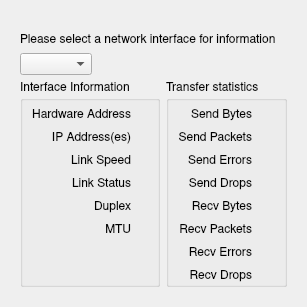
      <widget class="QWidget" name="tab_info">
       <attribute name="title">
        <string>Info</string>
       </attribute>
       <layout class="QVBoxLayout" name="verticalLayout_16">
        <property name="leftMargin">
         <number>20</number>
        </property>
        <property name="topMargin">
         <number>34</number>
        </property>
        <property name="rightMargin">
         <number>20</number>
        </property>
        <property name="bottomMargin">
         <number>20</number>
        </property>
        <item>
         <widget class="QLabel" name="label_18">
          <property name="sizePolicy">
           <sizepolicy hsizetype="Preferred" vsizetype="Fixed">
            <horstretch>0</horstretch>
            <verstretch>0</verstretch>
           </sizepolicy>
          </property>
          <property name="font">
           <font>
            <family>Nimbus Sans</family>
           </font>
          </property>
          <property name="text">
           <string>Please select a network interface for information</string>
          </property>
         </widget>
        </item>
        <item alignment="Qt::AlignLeft">
         <widget class="QComboBox" name="info_nic_list_combobox">
          <property name="font">
           <font>
            <family>Nimbus Sans</family>
           </font>
          </property>
         </widget>
        </item>
        <item>
         <layout class="QHBoxLayout" name="horizontalLayout_12">
          <item>
           <widget class="QGroupBox" name="groupBox">
            <property name="font">
             <font>
              <family>Nimbus Sans</family>
             </font>
            </property>
            <property name="title">
             <string>Interface Information</string>
            </property>
            <layout class="QGridLayout" name="gridLayout_3">
             <property name="leftMargin">
              <number>9</number>
             </property>
             <property name="topMargin">
              <number>9</number>
             </property>
             <property name="rightMargin">
              <number>9</number>
             </property>
             <property name="bottomMargin">
              <number>0</number>
             </property>
             <property name="spacing">
              <number>9</number>
             </property>
             <item row="5" column="0" alignment="Qt::AlignTop">
              <widget class="QLabel" name="info_stats_mtu">
               <property name="font">
                <font>
                 <family>Nimbus Sans</family>
                </font>
               </property>
               <property name="text">
                <string>MTU</string>
               </property>
               <property name="alignment">
                <set>Qt::AlignRight|Qt::AlignTop|Qt::AlignTrailing</set>
               </property>
              </widget>
             </item>
             <item row="0" column="0">
              <widget class="QLabel" name="info_hardware_address">
               <property name="font">
                <font>
                 <family>Nimbus Sans</family>
                </font>
               </property>
               <property name="text">
                <string>Hardware Address</string>
               </property>
               <property name="alignment">
                <set>Qt::AlignRight|Qt::AlignTop|Qt::AlignTrailing</set>
               </property>
              </widget>
             </item>
             <item row="4" column="0" alignment="Qt::AlignTop">
              <widget class="QLabel" name="info_stats_duplex">
               <property name="font">
                <font>
                 <family>Nimbus Sans</family>
                </font>
               </property>
               <property name="text">
                <string>Duplex</string>
               </property>
               <property name="alignment">
                <set>Qt::AlignRight|Qt::AlignTop|Qt::AlignTrailing</set>
               </property>
              </widget>
             </item>
             <item row="2" column="0">
              <widget class="QLabel" name="label_9">
               <property name="font">
                <font>
                 <family>Nimbus Sans</family>
                </font>
               </property>
               <property name="text">
                <string>Link Speed</string>
               </property>
               <property name="alignment">
                <set>Qt::AlignRight|Qt::AlignTop|Qt::AlignTrailing</set>
               </property>
              </widget>
             </item>
             <item row="2" column="1">
              <widget class="QLabel" name="info_stats_speed_value">
               <property name="sizePolicy">
                <sizepolicy hsizetype="MinimumExpanding" vsizetype="Preferred">
                 <horstretch>0</horstretch>
                 <verstretch>0</verstretch>
                </sizepolicy>
               </property>
               <property name="font">
                <font>
                 <family>Nimbus Sans</family>
                </font>
               </property>
               <property name="text">
                <string/>
               </property>
               <property name="alignment">
                <set>Qt::AlignLeading|Qt::AlignLeft|Qt::AlignTop</set>
               </property>
              </widget>
             </item>
             <item row="1" column="0">
              <widget class="QLabel" name="info_addrs">
               <property name="font">
                <font>
                 <family>Nimbus Sans</family>
                </font>
               </property>
               <property name="text">
                <string>IP Address(es)</string>
               </property>
               <property name="alignment">
                <set>Qt::AlignRight|Qt::AlignTop|Qt::AlignTrailing</set>
               </property>
              </widget>
             </item>
             <item row="3" column="0">
              <widget class="QLabel" name="info_stats_status">
               <property name="font">
                <font>
                 <family>Nimbus Sans</family>
                </font>
               </property>
               <property name="text">
                <string>Link Status</string>
               </property>
               <property name="alignment">
                <set>Qt::AlignRight|Qt::AlignTop|Qt::AlignTrailing</set>
               </property>
              </widget>
             </item>
             <item row="0" column="1">
              <widget class="QLabel" name="info_hardware_address_value">
               <property name="font">
                <font>
                 <family>Nimbus Sans</family>
                </font>
               </property>
               <property name="text">
                <string/>
               </property>
              </widget>
             </item>
             <item row="6" column="0" colspan="2">
              <spacer name="verticalSpacer_5">
               <property name="orientation">
                <enum>Qt::Vertical</enum>
               </property>
               <property name="sizeType">
                <enum>QSizePolicy::MinimumExpanding</enum>
               </property>
               <property name="sizeHint" stdset="0">
                <size>
                 <width>20</width>
                 <height>0</height>
                </size>
               </property>
              </spacer>
             </item>
             <item row="1" column="1">
              <widget class="QLabel" name="info_addrs_value">
               <property name="sizePolicy">
                <sizepolicy hsizetype="Preferred" vsizetype="Preferred">
                 <horstretch>0</horstretch>
                 <verstretch>0</verstretch>
                </sizepolicy>
               </property>
               <property name="font">
                <font>
                 <family>Nimbus Sans</family>
                </font>
               </property>
               <property name="text">
                <string/>
               </property>
               <property name="textFormat">
                <enum>Qt::AutoText</enum>
               </property>
               <property name="alignment">
                <set>Qt::AlignLeading|Qt::AlignLeft|Qt::AlignTop</set>
               </property>
               <property name="wordWrap">
                <bool>false</bool>
               </property>
              </widget>
             </item>
             <item row="5" column="1">
              <widget class="QLabel" name="info_stats_mtu_value">
               <property name="sizePolicy">
                <sizepolicy hsizetype="MinimumExpanding" vsizetype="Preferred">
                 <horstretch>0</horstretch>
                 <verstretch>0</verstretch>
                </sizepolicy>
               </property>
               <property name="font">
                <font>
                 <family>Nimbus Sans</family>
                </font>
               </property>
               <property name="text">
                <string/>
               </property>
               <property name="alignment">
                <set>Qt::AlignLeading|Qt::AlignLeft|Qt::AlignTop</set>
               </property>
              </widget>
             </item>
             <item row="4" column="1">
              <widget class="QLabel" name="info_stats_duplex_value">
               <property name="sizePolicy">
                <sizepolicy hsizetype="MinimumExpanding" vsizetype="Preferred">
                 <horstretch>0</horstretch>
                 <verstretch>0</verstretch>
                </sizepolicy>
               </property>
               <property name="font">
                <font>
                 <family>Nimbus Sans</family>
                </font>
               </property>
               <property name="text">
                <string/>
               </property>
               <property name="alignment">
                <set>Qt::AlignLeading|Qt::AlignLeft|Qt::AlignTop</set>
               </property>
              </widget>
             </item>
             <item row="3" column="1">
              <widget class="QLabel" name="info_stats_status_value">
               <property name="sizePolicy">
                <sizepolicy hsizetype="MinimumExpanding" vsizetype="Preferred">
                 <horstretch>0</horstretch>
                 <verstretch>0</verstretch>
                </sizepolicy>
               </property>
               <property name="font">
                <font>
                 <family>Nimbus Sans</family>
                </font>
               </property>
               <property name="text">
                <string/>
               </property>
               <property name="alignment">
                <set>Qt::AlignLeading|Qt::AlignLeft|Qt::AlignTop</set>
               </property>
              </widget>
             </item>
            </layout>
           </widget>
          </item>
          <item>
           <widget class="QGroupBox" name="groupBox_2">
            <property name="font">
             <font>
              <family>Nimbus Sans</family>
             </font>
            </property>
            <property name="title">
             <string>Transfer statistics</string>
            </property>
            <layout class="QGridLayout" name="gridLayout">
             <property name="leftMargin">
              <number>9</number>
             </property>
             <property name="topMargin">
              <number>9</number>
             </property>
             <property name="rightMargin">
              <number>9</number>
             </property>
             <property name="bottomMargin">
              <number>0</number>
             </property>
             <property name="spacing">
              <number>9</number>
             </property>
             <item row="3" column="1">
              <widget class="QLabel" name="info_sent_drops_value">
               <property name="sizePolicy">
                <sizepolicy hsizetype="MinimumExpanding" vsizetype="Preferred">
                 <horstretch>0</horstretch>
                 <verstretch>0</verstretch>
                </sizepolicy>
               </property>
               <property name="font">
                <font>
                 <family>Nimbus Sans</family>
                </font>
               </property>
               <property name="text">
                <string/>
               </property>
               <property name="alignment">
                <set>Qt::AlignLeading|Qt::AlignLeft|Qt::AlignTop</set>
               </property>
              </widget>
             </item>
             <item row="0" column="0">
              <widget class="QLabel" name="info_sent_bytes">
               <property name="font">
                <font>
                 <family>Nimbus Sans</family>
                </font>
               </property>
               <property name="text">
                <string>Send Bytes</string>
               </property>
               <property name="alignment">
                <set>Qt::AlignRight|Qt::AlignTop|Qt::AlignTrailing</set>
               </property>
              </widget>
             </item>
             <item row="3" column="0">
              <widget class="QLabel" name="info_sent_drops">
               <property name="font">
                <font>
                 <family>Nimbus Sans</family>
                </font>
               </property>
               <property name="text">
                <string>Send Drops</string>
               </property>
               <property name="alignment">
                <set>Qt::AlignRight|Qt::AlignTop|Qt::AlignTrailing</set>
               </property>
              </widget>
             </item>
             <item row="0" column="1">
              <widget class="QLabel" name="info_sent_bytes_value">
               <property name="sizePolicy">
                <sizepolicy hsizetype="MinimumExpanding" vsizetype="Preferred">
                 <horstretch>0</horstretch>
                 <verstretch>0</verstretch>
                </sizepolicy>
               </property>
               <property name="font">
                <font>
                 <family>Nimbus Sans</family>
                </font>
               </property>
               <property name="text">
                <string/>
               </property>
               <property name="alignment">
                <set>Qt::AlignLeading|Qt::AlignLeft|Qt::AlignTop</set>
               </property>
              </widget>
             </item>
             <item row="1" column="1">
              <widget class="QLabel" name="info_sent_pkts_value">
               <property name="sizePolicy">
                <sizepolicy hsizetype="MinimumExpanding" vsizetype="Preferred">
                 <horstretch>0</horstretch>
                 <verstretch>0</verstretch>
                </sizepolicy>
               </property>
               <property name="font">
                <font>
                 <family>Nimbus Sans</family>
                </font>
               </property>
               <property name="text">
                <string/>
               </property>
               <property name="alignment">
                <set>Qt::AlignLeading|Qt::AlignLeft|Qt::AlignTop</set>
               </property>
              </widget>
             </item>
             <item row="5" column="1">
              <widget class="QLabel" name="info_recv_pkts_value">
               <property name="sizePolicy">
                <sizepolicy hsizetype="MinimumExpanding" vsizetype="Preferred">
                 <horstretch>0</horstretch>
                 <verstretch>0</verstretch>
                </sizepolicy>
               </property>
               <property name="font">
                <font>
                 <family>Nimbus Sans</family>
                </font>
               </property>
               <property name="text">
                <string/>
               </property>
               <property name="alignment">
                <set>Qt::AlignLeading|Qt::AlignLeft|Qt::AlignTop</set>
               </property>
              </widget>
             </item>
             <item row="7" column="0">
              <widget class="QLabel" name="info_recv_drops">
               <property name="font">
                <font>
                 <family>Nimbus Sans</family>
                </font>
               </property>
               <property name="text">
                <string>Recv Drops</string>
               </property>
               <property name="alignment">
                <set>Qt::AlignRight|Qt::AlignTop|Qt::AlignTrailing</set>
               </property>
              </widget>
             </item>
             <item row="2" column="1">
              <widget class="QLabel" name="info_sent_errs_value">
               <property name="sizePolicy">
                <sizepolicy hsizetype="MinimumExpanding" vsizetype="Preferred">
                 <horstretch>0</horstretch>
                 <verstretch>0</verstretch>
                </sizepolicy>
               </property>
               <property name="font">
                <font>
                 <family>Nimbus Sans</family>
                </font>
               </property>
               <property name="text">
                <string/>
               </property>
               <property name="alignment">
                <set>Qt::AlignLeading|Qt::AlignLeft|Qt::AlignTop</set>
               </property>
              </widget>
             </item>
             <item row="6" column="1">
              <widget class="QLabel" name="info_recv_errs_value">
               <property name="sizePolicy">
                <sizepolicy hsizetype="MinimumExpanding" vsizetype="Preferred">
                 <horstretch>0</horstretch>
                 <verstretch>0</verstretch>
                </sizepolicy>
               </property>
               <property name="font">
                <font>
                 <family>Nimbus Sans</family>
                </font>
               </property>
               <property name="text">
                <string/>
               </property>
               <property name="alignment">
                <set>Qt::AlignLeading|Qt::AlignLeft|Qt::AlignTop</set>
               </property>
              </widget>
             </item>
             <item row="5" column="0">
              <widget class="QLabel" name="info_recv_pkts">
               <property name="font">
                <font>
                 <family>Nimbus Sans</family>
                </font>
               </property>
               <property name="text">
                <string>Recv Packets</string>
               </property>
               <property name="alignment">
                <set>Qt::AlignRight|Qt::AlignTop|Qt::AlignTrailing</set>
               </property>
              </widget>
             </item>
             <item row="4" column="0">
              <widget class="QLabel" name="info_recv_bytes">
               <property name="font">
                <font>
                 <family>Nimbus Sans</family>
                </font>
               </property>
               <property name="text">
                <string>Recv Bytes</string>
               </property>
               <property name="alignment">
                <set>Qt::AlignRight|Qt::AlignTop|Qt::AlignTrailing</set>
               </property>
              </widget>
             </item>
             <item row="7" column="1">
              <widget class="QLabel" name="info_recv_drops_value">
               <property name="sizePolicy">
                <sizepolicy hsizetype="MinimumExpanding" vsizetype="Preferred">
                 <horstretch>0</horstretch>
                 <verstretch>0</verstretch>
                </sizepolicy>
               </property>
               <property name="font">
                <font>
                 <family>Nimbus Sans</family>
                </font>
               </property>
               <property name="text">
                <string/>
               </property>
               <property name="alignment">
                <set>Qt::AlignLeading|Qt::AlignLeft|Qt::AlignTop</set>
               </property>
              </widget>
             </item>
             <item row="1" column="0">
              <widget class="QLabel" name="info_sent_pkts">
               <property name="font">
                <font>
                 <family>Nimbus Sans</family>
                </font>
               </property>
               <property name="text">
                <string>Send Packets</string>
               </property>
               <property name="alignment">
                <set>Qt::AlignRight|Qt::AlignTop|Qt::AlignTrailing</set>
               </property>
              </widget>
             </item>
             <item row="6" column="0">
              <widget class="QLabel" name="info_recv_errs">
               <property name="font">
                <font>
                 <family>Nimbus Sans</family>
                </font>
               </property>
               <property name="text">
                <string>Recv Errors</string>
               </property>
               <property name="alignment">
                <set>Qt::AlignRight|Qt::AlignTop|Qt::AlignTrailing</set>
               </property>
              </widget>
             </item>
             <item row="2" column="0">
              <widget class="QLabel" name="info_sent_errs">
               <property name="font">
                <font>
                 <family>Nimbus Sans</family>
                </font>
               </property>
               <property name="text">
                <string>Send Errors</string>
               </property>
               <property name="alignment">
                <set>Qt::AlignRight|Qt::AlignTop|Qt::AlignTrailing</set>
               </property>
              </widget>
             </item>
             <item row="4" column="1">
              <widget class="QLabel" name="info_recv_bytes_value">
               <property name="sizePolicy">
                <sizepolicy hsizetype="MinimumExpanding" vsizetype="Preferred">
                 <horstretch>0</horstretch>
                 <verstretch>0</verstretch>
                </sizepolicy>
               </property>
               <property name="font">
                <font>
                 <family>Nimbus Sans</family>
                </font>
               </property>
               <property name="text">
                <string/>
               </property>
               <property name="alignment">
                <set>Qt::AlignLeading|Qt::AlignLeft|Qt::AlignTop</set>
               </property>
              </widget>
             </item>
             <item row="8" column="0" colspan="2">
              <spacer name="verticalSpacer_6">
               <property name="orientation">
                <enum>Qt::Vertical</enum>
               </property>
               <property name="sizeType">
                <enum>QSizePolicy::MinimumExpanding</enum>
               </property>
               <property name="sizeHint" stdset="0">
                <size>
                 <width>20</width>
                 <height>0</height>
                </size>
               </property>
              </spacer>
             </item>
            </layout>
           </widget>
          </item>
         </layout>
        </item>
       </layout>
      </widget>
